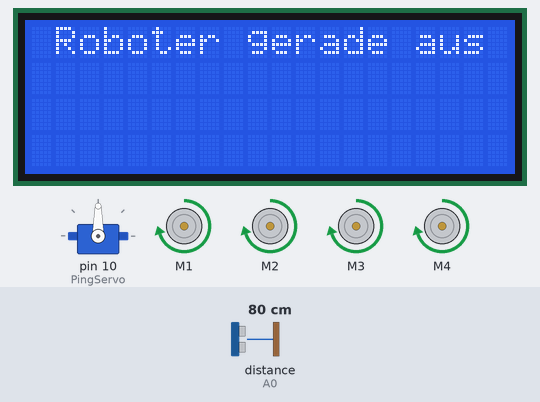
The sketch below on a simulated Arduino Uno, built with avr-gcc and run on an emulated ATmega328P. Shown: servo, 4 × DC motor (green arrow = forward, orange = backward, longer = faster), 20×4 character LCD. Wiring (inferred from the names in the program): ultrasonic range finder: trigger A0; echo A0. The inputs (shaded band) are chosen by the test bench; at power-on: distance to the obstacle (sensor on A0) 80 cm. The echo pulse lasts 58.3 µs per cm; what the sketch prints to the serial monitor is not drawn.

Above: at 7.3 s.
7.4 s: distance to the obstacle (sensor on A0) set to 32 cm
8.9 s: distance to the obstacle (sensor on A0) set to 26 cm
At 10.8 s:
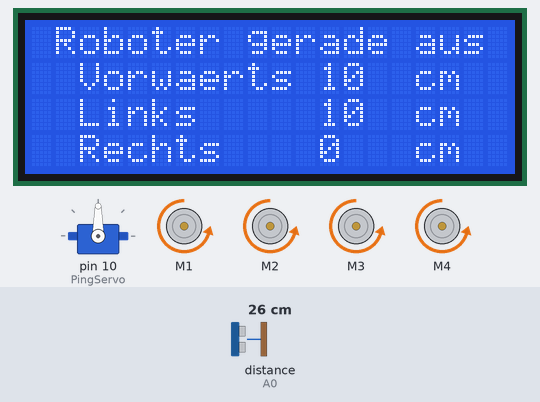
11.9 s: distance to the obstacle (sensor on A0) set to 35 cm
At 12.11 s:
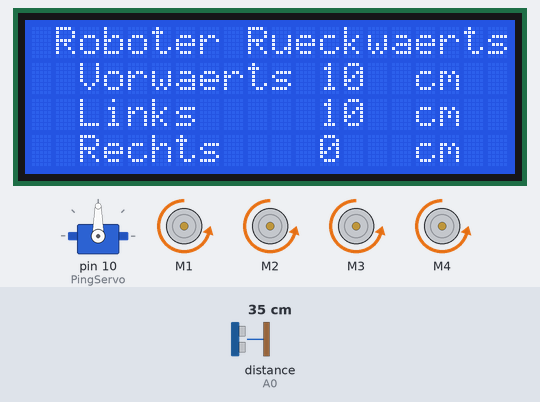
13.7 s: distance to the obstacle (sensor on A0) set to 2 cm
At 14.3 s:
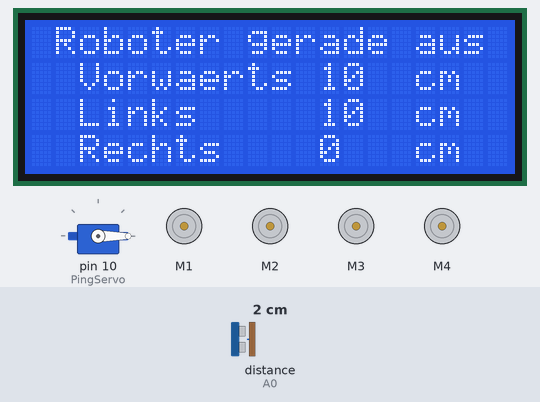
16.6 s: distance to the obstacle (sensor on A0) set to 4 cm
At 16.76 s:
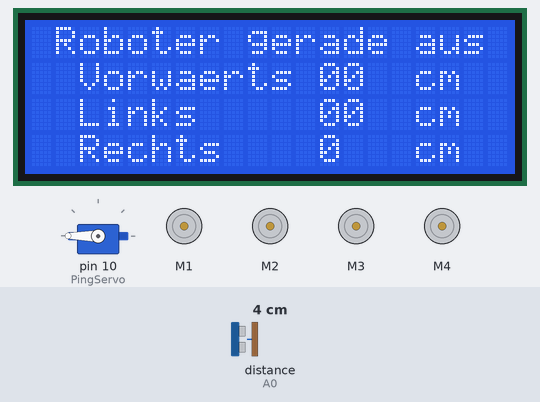
19.6 s: distance to the obstacle (sensor on A0) set to 60 cm
At 20.7 s:
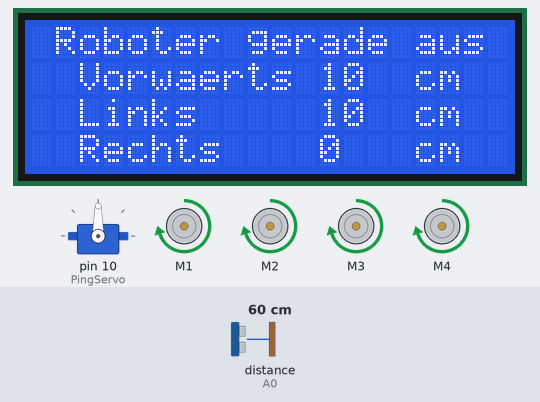
Timing chart, 0 to 22.1 s (numbered marks = the images above; inputs shaded):
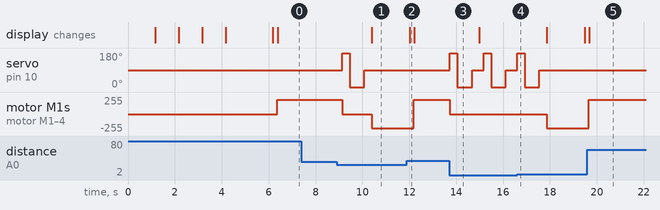

The sketch:

robot_4wd_sensor_shild_2.ino
```cpp
#include <AFMotor.h> // Enables the Motor library
#include <Servo.h> // Enables the Servo library
#include <Wire.h>
#include <LiquidCrystal_I2C.h>

  LiquidCrystal_I2C lcd(0x27,20,4);

    Servo PingServo;
    AF_DCMotor motor1(1); // Motor 1 is connected to the port 1 on the motor shield
    AF_DCMotor motor2(2); // Motor 2 is connected to the port 2 on the motor shield
    AF_DCMotor motor3(3); // Motor 3 is connected to the port 3 on the motor shield
    AF_DCMotor motor4(4); // Motor 4 is connected to the port 4 on the motor shield
    int minSafeDist = 11 ; // Minimum distance for ping sensor to know when to turn
    int pingPin = A0; // Ping sensor is connected to port A0
    int centerDist, leftDist, rightDist, backDist; // Define variables center, left, right and back distance
    long duration, inches, cm; // Define variables for Ping sensor


  void setup()
  {
    PingServo.attach(10); // Servo is attached to pin 10 in the motor shield
    PingServo.write(90); // Center the Ping sensor (puts it at 90 degrees)
    motor1.setSpeed(215); // Sets the speed of the first motor (At 0, the motors are turned off. 255 is the fastest setting that you are able to use, I used 215 to not push the motors too hard.)
    motor2.setSpeed(215); // Sets the speed of the second motor (At 0, the motors are turned off. 255 is the fastest setting that you are able to use, I used 215 to not push the motors too hard.)
    motor3.setSpeed(215); // Sets the speed of the first motor (At 0, the motors are turned off. 255 is the fastest setting that you are able to use, I used 215 to not push the motors too hard.)
    motor4.setSpeed(215); // Sets the speed of the second motor (At 0, the motors are turned off. 255 is the fastest setting that you are able to use, I used 215 to not push the motors too hard.)


    Serial.begin(9600);
    Serial.println("Serial test!");
    lcd.init();
    lcd.init();
    lcd.backlight();
    lcd.setCursor(3,0);
    lcd.print("ossilampe robot");
    lcd.setCursor(3,3);
    lcd.print(">>>ACHTUNG<<<");
    delay(1000);
    lcd.setCursor(10,2);
    lcd.print("s");
    lcd.setCursor(9,2);
    lcd.print("4");
    delay(1000);
    lcd.setCursor(9,2);
    lcd.print("3");
    delay(1000);
    lcd.setCursor(9,2);
    lcd.print("2");
    delay(1000);
    lcd.setCursor(9,2);
    lcd.print("GO");
    delay(2000);
    lcd.setCursor(8,2);
    lcd.print("   ");
    lcd.setCursor(3,3);
    lcd.print("              ");
  }

  void AllStop()
  {
    motor1.run(RELEASE); // Turns off motor 1
    motor2.run(RELEASE); // Turns off motor 2
    motor3.run(RELEASE); // Turns off motor 3
    motor4.run(RELEASE); // Turns off motor 4
  }

  void AllForward()
  { // Makes the robot go forward
    motor1.run(FORWARD); // Motor 1 goes forward
    motor2.run(FORWARD); // Motor 2 goes forward
    motor3.run(FORWARD); // Motor 3 goes forward
    motor4.run(FORWARD); // Motor 4 goes forward
    Serial.println("Going forward"); // Prints a line in the serial monitor
    lcd.setCursor(1,0);
    lcd.print("Roboter gerade aus  ");
  }

  void turnRight()
  { // Makes the robot go right
    motor2.run(BACKWARD); // Turns off motor 2
    motor1.run(FORWARD); // Motor 1 goes forward
    motor3.run(FORWARD); // Motor 1 goes forward
    motor4.run(BACKWARD); // Turns off motor 2
    delay(1600); // Time required to turn right (1.6 seconds)
    Serial.println("Motors going Right"); // Prints a line in the serial monitor
    lcd.setCursor(1,0);
    lcd.print("Roboter nach rechts ");
  }

  void GoBack()
  { // Makes the robot go back
    motor2.run(BACKWARD); // Motor 2 goes back
    motor1.run(BACKWARD); // Motor 1 goes back
    motor3.run(BACKWARD); // Motor 3 goes back
    motor4.run(BACKWARD); // Motor 4 goes back
    delay(1600); // Time Required to go back (1.6 seconds)
    Serial.println("Backward"); // Prints a line in the serial monitor
    lcd.setCursor(1,0);
    lcd.print("Roboter Rueckwaerts ");
  }

   void turnLeft()
   { // Makes the robot go Left
    motor2.run(FORWARD); // Motor 2 goes forward
    motor1.run(BACKWARD); // turns off motor 1
    motor3.run(BACKWARD); // turns off motor3
    motor4.run(FORWARD); // Motor 4 goes forward
    delay(1600); //Time Required to turn left (1.6)Seconds
    Serial.println("Motors going Left");// Prints a line in the serial monitor
    lcd.setCursor(1,0);
    lcd.print("Roboter nach links   ");
  }

// Starts the loop to decide what to do
  void loop()
  {
    LookAhead();
    Serial.print(inches);
    Serial.println(" inches"); // Prints a line in the serial monitor
    if(inches >= minSafeDist) /* If the inches in front of an object is greater than or equal to the minimum safe distance (11 inches), react*/
  {
    AllForward(); // All wheels forward
    delay(110); // Wait 0.11 seconds
  }
    else // If not:
  {
    AllStop(); // Stop all motors
    LookAround(); // Check your surroundings for best route
    if(rightDist > leftDist) // If the right distance is greater than the left distance , turn right
   {
    turnRight();
   }
     else if (leftDist > rightDist) // If the left distance is greater than the right distance , turn left
   {
    turnLeft();
   }
     else if (leftDist&&rightDist<minSafeDist) // If the left and right distance is smaller than the min safe distance (11 inch) go back
   {

    GoBack();
   }
  }
 }

unsigned long ping()
  {
    pinMode(pingPin, OUTPUT); // Make the Pingpin to output
    digitalWrite(pingPin, LOW); //Send a low pulse
    delayMicroseconds(2); // wait for two microseconds
    digitalWrite(pingPin, HIGH); // Send a high pulse
    delayMicroseconds(5); // wait for 5 micro seconds
    digitalWrite(pingPin, LOW); // send a low pulse
    pinMode(pingPin,INPUT); // switch the Pingpin to input
    duration = pulseIn(pingPin, HIGH); //listen for echo

/*Convert micro seconds to Inches
-------------------------------------*/

    inches = microsecondsToInches(duration);
    cm = microsecondsToCentimeters(duration);
   }

    long microsecondsToInches(long microseconds) // converts time to a distance
  {
    return microseconds / 74 / 2;
  }
    long microsecondsToCentimeters(long microseconds) // converts time to a distance
  {
    return microseconds / 29 / 2;
  }

  void LookAhead()
    {
      PingServo.write(90);// angle to look forward
      delay(175); // wait 0.175 seconds
      ping();
    }

  void LookAround()
    {
      PingServo.write(180); // 180° angle
      delay(320); // wait 0.32 seconds
      ping();
      rightDist = inches; //get the right distance
      PingServo.write(0); // look to the other side
      delay(620); // wait 0.62 seconds
      ping();
      leftDist = inches; // get the left distance
      PingServo.write(90); // 90° angle
      delay(275); // wait 0.275 seconds

// Prints a line in the serial monitor
    Serial.print("RightDist: ");
    Serial.println(rightDist);
    Serial.print("LeftDist: ");
    Serial.println(leftDist);
    Serial.print("CenterDist: ");
    Serial.println(centerDist);
    lcd.setCursor(2,1);
    lcd.print("Vorwaerts");
    lcd.setCursor(12,1);
    lcd.print(rightDist);
    lcd.setCursor(15,1);
    lcd.print(" cm ");
    lcd.setCursor(2,2);
    lcd.print("Links");
    lcd.setCursor(12,2);
    lcd.print(leftDist);
    lcd.setCursor(15,2);
    lcd.print(" cm ");
    lcd.setCursor(2,3);
    lcd.print("Rechts");
    lcd.setCursor(12,3);
    lcd.print(centerDist);
    lcd.setCursor(15,3);
    lcd.print(" cm ");
}
```

Measured:
- the behaviour switches between 29 and 28 cm on distance to the obstacle (sensor on A0) (found by bisection; images 0 and 1)
- the behaviour switches between 2 and 3 cm on distance to the obstacle (sensor on A0) (found by bisection; images 3 and 4)
- after the input at 7.4 s, every drawn part: stays the same
- after the input at 8.9 s, servo on pin 10 (PingServo): 90° → 180° after 0.24 s, → 0° 0.32 s later, → 90° 0.62 s later; motor M1–4: forward 215/255 → stopped after 0.24 s, → backward 215/255 1.3 s later; the display: changes after 1.5 s (image 1)
- after the input at 11.9 s, servo on pin 10 (PingServo): stays 90° (without the input it goes to 180° after 0.30 s)
- after the input at 13.7 s, servo on pin 10 (PingServo): 90° → 180° at once, → 0° 0.32 s later, → 90° 0.62 s later, → 180° 0.49 s later, … (6 changes in this stretch); motor M1–4: forward 215/255 → stopped at once
- after the input at 16.6 s, servo on pin 10 (PingServo): goes on until 17.5 s, then stays 90°; motor M1–4: stopped → backward 215/255 after 1.3 s
- after the input at 19.6 s, servo on pin 10 (PingServo): stays 90° (without the input it goes to 180° after 0.06 s); the display: changes after 0.08 s (image 5)
